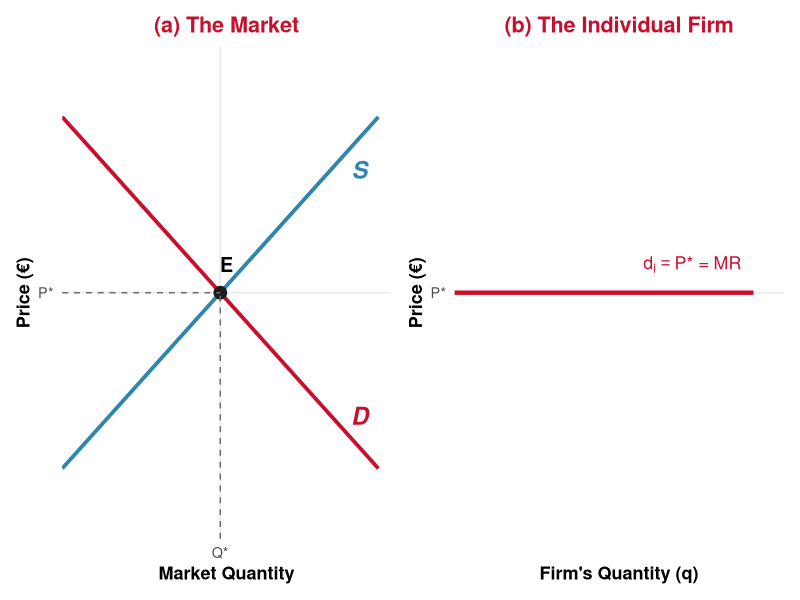
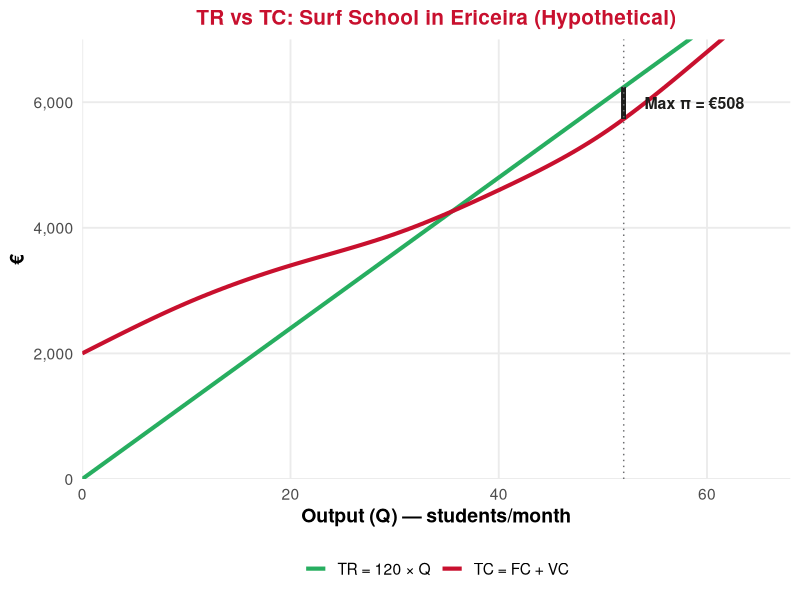
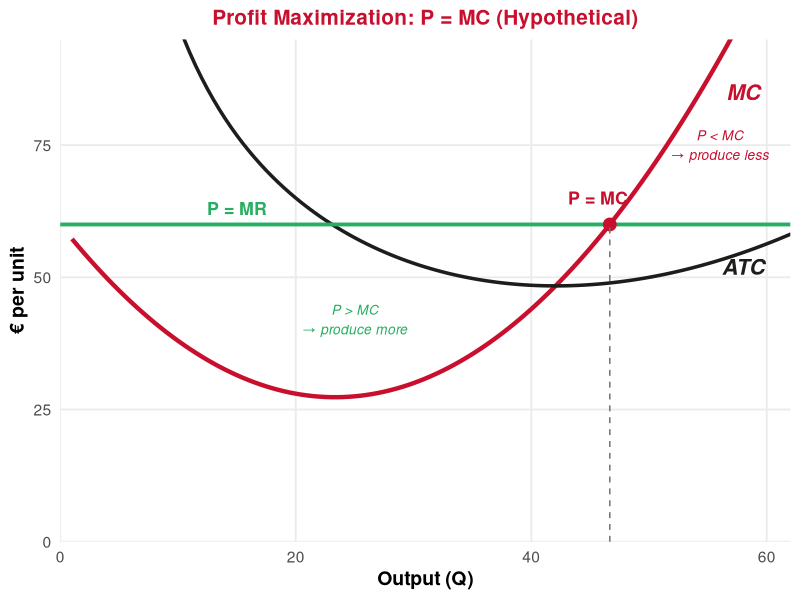
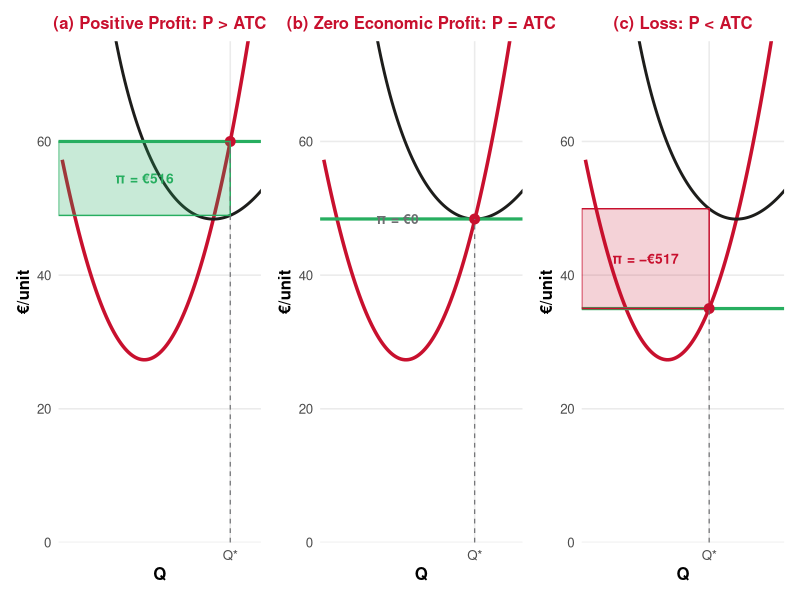

Here is the R script that generated these plots, in order:
## ---- chunk 1
#| echo: false
#| message: false
#| warning: false

library(ggplot2)
library(dplyr)
library(tidyverse)
library(patchwork)

# Define UE brand colors
ue_red <- "#C8102E"
ue_black <- "#1D1D1B"
ue_gray <- "#6D6E71"
ue_white <- "#FFFFFF"
ue_blue <- "#2E86AB"
ue_green <- "#27ae60"
## ---- chunk 2
#| echo: false
#| warning: false
#| fig-width: 12
#| fig-height: 4.5
#| fig-align: center

# Two panels: market S&D determines price, firm faces horizontal demand
p1 <- ggplot() +
  # Market supply
  geom_segment(aes(x = 0, y = 2, xend = 500, yend = 12),
               color = ue_blue, linewidth = 1.3) +
  # Market demand
  geom_segment(aes(x = 0, y = 12, xend = 500, yend = 2),
               color = ue_red, linewidth = 1.3) +
  # Equilibrium point
  geom_point(aes(x = 250, y = 7), size = 4, color = ue_black) +
  # Dashed lines to axes
  geom_segment(aes(x = 250, y = 0, xend = 250, yend = 7),
               linetype = "dashed", color = ue_gray) +
  geom_segment(aes(x = 0, y = 7, xend = 250, yend = 7),
               linetype = "dashed", color = ue_gray) +
  # Labels
  annotate("text", x = 470, y = 10.5, label = "S", color = ue_blue,
           fontface = "bold.italic", size = 6) +
  annotate("text", x = 470, y = 3.5, label = "D", color = ue_red,
           fontface = "bold.italic", size = 6) +
  annotate("text", x = 260, y = 7.8, label = "E", fontface = "bold", size = 5) +
  scale_x_continuous(limits = c(0, 520), expand = c(0, 0),
                     breaks = c(250), labels = c("Q*")) +
  scale_y_continuous(limits = c(0, 14), expand = c(0, 0),
                     breaks = c(7), labels = c("P*")) +
  labs(x = "Market Quantity", y = "Price (€)",
       title = "(a) The Market") +
  theme_minimal(base_size = 13) +
  theme(
    plot.title = element_text(color = ue_red, face = "bold", hjust = 0.5),
    axis.title = element_text(face = "bold"),
    panel.grid.minor = element_blank()
  )

p2 <- ggplot() +
  # Horizontal demand at P*
  geom_segment(aes(x = 0, y = 7, xend = 50, yend = 7),
               color = ue_red, linewidth = 1.5) +
  annotate("text", x = 48, y = 7.8, label = expression(d[i] == "P* = MR"),
           color = ue_red, fontface = "bold", size = 4.5, hjust = 1) +
  scale_x_continuous(limits = c(0, 55), expand = c(0, 0),
                     breaks = NULL) +
  scale_y_continuous(limits = c(0, 14), expand = c(0, 0),
                     breaks = c(7), labels = c("P*")) +
  labs(x = "Firm's Quantity (q)", y = "Price (€)",
       title = "(b) The Individual Firm") +
  theme_minimal(base_size = 13) +
  theme(
    plot.title = element_text(color = ue_red, face = "bold", hjust = 0.5),
    axis.title = element_text(face = "bold"),
    panel.grid.minor = element_blank()
  )

p1 + p2 + plot_layout(widths = c(1, 1))
## ---- chunk 3
#| echo: false
#| warning: false
#| fig-width: 12
#| fig-height: 5
#| fig-align: center

# Use the surf school from L10 exercise, but now with a price
# Price = €90 per student, FC = 2000
# VC data from the exercise
Q_data <- c(0, 10, 20, 30, 40, 50, 60)
VC_data <- c(0, 800, 1400, 1900, 2600, 3500, 4800)
FC_val <- 2000
TC_data <- FC_val + VC_data
P <- 120
TR_data <- P * Q_data
Profit_data <- TR_data - TC_data

# Smooth interpolation for the curves
Q_smooth <- seq(0, 65, by = 0.5)
# Fit a smooth VC: use spline through the data points
vc_spline <- splinefun(Q_data, VC_data, method = "natural")
VC_smooth <- vc_spline(Q_smooth)
TC_smooth <- FC_val + VC_smooth
TR_smooth <- P * Q_smooth
Profit_smooth <- TR_smooth - TC_smooth

# Find max profit
max_pi_idx <- which.max(Profit_smooth)
q_star <- Q_smooth[max_pi_idx]

df_tr_tc <- data.frame(
  Q = rep(Q_smooth, 2),
  Value = c(TR_smooth, TC_smooth),
  Curve = factor(rep(c("TR = 120 × Q", "TC = FC + VC"), each = length(Q_smooth)),
                 levels = c("TR = 120 × Q", "TC = FC + VC"))
)

ggplot(df_tr_tc, aes(x = Q, y = Value, color = Curve, linetype = Curve)) +
  geom_line(linewidth = 1.4) +
  scale_color_manual(values = c("TR = 120 × Q" = ue_green,
                                "TC = FC + VC" = ue_red)) +
  scale_linetype_manual(values = c("TR = 120 × Q" = "solid",
                                   "TC = FC + VC" = "solid")) +
  # Profit-maximizing point
  geom_segment(aes(x = q_star, y = FC_val + vc_spline(q_star),
                   xend = q_star, yend = P * q_star),
               color = ue_black, linewidth = 1.2, linetype = "solid",
               inherit.aes = FALSE) +
  annotate("text", x = q_star + 2, y = (P * q_star + FC_val + vc_spline(q_star)) / 2,
           label = paste0("Max π = €", round(P * q_star - FC_val - vc_spline(q_star))),
           fontface = "bold", size = 4, color = ue_black, hjust = 0) +
  geom_vline(xintercept = q_star, linetype = "dotted", color = ue_gray) +
  annotate("text", x = q_star, y = -200, label = paste0("Q* ≈ ", round(q_star)),
           fontface = "bold", size = 4, color = ue_black) +
  # Break-even points
  coord_cartesian(ylim = c(0, 7000), xlim = c(0, 68)) +
  scale_x_continuous(expand = c(0, 0)) +
  scale_y_continuous(expand = c(0, 0), labels = scales::comma) +
  labs(x = "Output (Q) — students/month",
       y = "€",
       title = "TR vs TC: Surf School in Ericeira (Hypothetical)") +
  theme_minimal(base_size = 14) +
  theme(
    plot.title = element_text(color = ue_red, face = "bold", hjust = 0.5, size = 15),
    axis.title = element_text(face = "bold"),
    legend.position = "bottom",
    legend.title = element_blank(),
    panel.grid.minor = element_blank()
  )
## ---- chunk 4
#| echo: false
#| warning: false
#| fig-width: 11
#| fig-height: 5.5
#| fig-align: center

# MC curve (smooth, U-shaped) and horizontal price line
# Use a simple MC: MC = 0.05*Q^2 - 2*Q + 50 (for a nice shape)
Q_mc <- seq(1, 65, by = 0.5)
MC_mc <- 0.06 * Q_mc^2 - 2.8 * Q_mc + 60

# Price at €60
P_line <- 60

# Find intersection: MC = P
# 0.06*Q^2 - 2.8*Q + 60 = 60 => 0.06*Q^2 - 2.8*Q = 0 => Q(0.06Q - 2.8) = 0
# Q = 0 or Q = 2.8/0.06 = 46.67
# We want the rising portion: Q* ≈ 47

q_star_mc <- 46.67

# ATC for shading: ATC = TC/Q. We need TC.
# TC = integral of MC + FC. Let FC = 500.
# TC = 0.02*Q^3 - 1.4*Q^2 + 60*Q + 500
FC_firm <- 500
TC_mc <- 0.02 * Q_mc^3 - 1.4 * Q_mc^2 + 60 * Q_mc + FC_firm
ATC_mc <- TC_mc / Q_mc
AVC_mc <- (TC_mc - FC_firm) / Q_mc

ggplot() +
  # MC curve
  geom_line(data = data.frame(Q = Q_mc, MC = MC_mc),
            aes(x = Q, y = MC), color = ue_red, linewidth = 1.5) +
  # ATC curve
  geom_line(data = data.frame(Q = Q_mc, ATC = ATC_mc),
            aes(x = Q, y = ATC), color = ue_black, linewidth = 1.2) +
  # Price line
  geom_hline(yintercept = P_line, color = ue_green, linewidth = 1.3, linetype = "solid") +
  # Intersection point
  geom_point(aes(x = q_star_mc, y = P_line), size = 4, color = ue_red) +
  # Dashed line down
  geom_segment(aes(x = q_star_mc, y = 0, xend = q_star_mc, yend = P_line),
               linetype = "dashed", color = ue_gray) +
  # Labels
  annotate("text", x = 58, y = 85, label = "MC",
           color = ue_red, fontface = "bold.italic", size = 5.5) +
  annotate("text", x = 58, y = 52, label = "ATC",
           color = ue_black, fontface = "bold.italic", size = 5.5) +
  annotate("text", x = 15, y = P_line + 3, label = "P = MR",
           color = ue_green, fontface = "bold", size = 4.5) +
  annotate("text", x = q_star_mc + -1, y = P_line + 5,
           label = "P = MC", fontface = "bold", size = 4.5, color = ue_red) +
  annotate("text", x = q_star_mc, y = -2, label = "Q*",
           fontface = "bold", size = 5, color = ue_black) +
  # Arrow showing "produce more" region
  annotate("text", x = 25, y = 42,
           label = "P > MC\n→ produce more", color = ue_green,
           fontface = "italic", size = 3.5, hjust = 0.5) +
  annotate("text", x = 56, y = 75,
           label = "P < MC\n→ produce less", color = ue_red,
           fontface = "italic", size = 3.5, hjust = 0.5) +
  coord_cartesian(ylim = c(0, 95), xlim = c(0, 62)) +
  scale_x_continuous(expand = c(0, 0)) +
  scale_y_continuous(expand = c(0, 0)) +
  labs(x = "Output (Q)", y = "€ per unit",
       title = "Profit Maximization: P = MC (Hypothetical)") +
  theme_minimal(base_size = 14) +
  theme(
    plot.title = element_text(color = ue_red, face = "bold", hjust = 0.5, size = 15),
    axis.title = element_text(face = "bold"),
    panel.grid.minor = element_blank()
  )
## ---- chunk 5
#| echo: false
#| warning: false
#| fig-width: 14
#| fig-height: 4.5
#| fig-align: center

# Three panels: positive profit, zero profit, loss
Q_curve <- seq(1, 65, by = 0.5)
MC_curve <- 0.06 * Q_curve^2 - 2.8 * Q_curve + 60
FC_f <- 500
TC_curve <- 0.02 * Q_curve^3 - 1.4 * Q_curve^2 + 60 * Q_curve + FC_f
ATC_curve <- TC_curve / Q_curve

# Find ATC minimum
atc_min_idx <- which.min(ATC_curve)
atc_min_q <- Q_curve[atc_min_idx]
atc_min_val <- ATC_curve[atc_min_idx]

# Panel 1: P = 60 > ATC_min => profit
P1 <- 60
q1 <- 46.67  # MC = P at Q = 2.8/0.06 = 46.67
atc_at_q1 <- (0.02 * q1^3 - 1.4 * q1^2 + 60 * q1 + FC_f) / q1
profit1 <- (P1 - atc_at_q1) * q1

# Panel 2: P = ATC_min => zero profit
P2 <- round(atc_min_val, 1)
q2 <- atc_min_q

# Panel 3: P = 35 < ATC_min => loss
P3 <- 35
# MC = 35: 0.06*Q^2 - 2.8*Q + 25 = 0 => Q = (2.8 + sqrt(1.84))/0.12 = 34.64
q3 <- 34.64
atc_at_q3 <- (0.02 * q3^3 - 1.4 * q3^2 + 60 * q3 + FC_f) / q3

make_panel <- function(P_val, q_val, title_str, profit_label) {
  atc_val <- (0.02 * q_val^3 - 1.4 * q_val^2 + 60 * q_val + FC_f) / q_val
  pi_val <- (P_val - atc_val) * q_val
  
  rect_color <- if (pi_val > 1) "#27ae6040" else if (pi_val < -1) "#C8102E30" else "#6D6E7130"
  border_color <- if (pi_val > 1) ue_green else if (pi_val < -1) ue_red else ue_gray
  
  p <- ggplot() +
    geom_line(data = data.frame(Q = Q_curve, MC = MC_curve),
              aes(x = Q, y = MC), color = ue_red, linewidth = 1.2) +
    geom_line(data = data.frame(Q = Q_curve, ATC = ATC_curve),
              aes(x = Q, y = ATC), color = ue_black, linewidth = 1) +
    geom_hline(yintercept = P_val, color = ue_green, linewidth = 1.1) +
    geom_point(aes(x = q_val, y = P_val), size = 3, color = ue_red)
  
  # Add profit rectangle if profit is not zero
  if (abs(pi_val) > 5) {
    p <- p +
      annotate("rect",
               xmin = 0, xmax = q_val,
               ymin = min(P_val, atc_val), ymax = max(P_val, atc_val),
               fill = rect_color, color = border_color, linewidth = 0.5)
  }
  
  p <- p +
    geom_segment(aes(x = q_val, y = 0, xend = q_val, yend = P_val),
                 linetype = "dashed", color = ue_gray, linewidth = 0.4) +
    annotate("text", x = 60, y = MC_curve[length(MC_curve)] - 5,
             label = "MC", color = ue_red, fontface = "bold.italic", size = 4) +
    annotate("text", x = 60, y = ATC_curve[length(ATC_curve)] - 3,
             label = "ATC", color = ue_black, fontface = "bold.italic", size = 4) +
    annotate("text", x = 60, y = P_val + 1.5, label = "P",
             color = ue_green, fontface = "bold", size = 4) +
    annotate("text", x = q_val / 2, y = (P_val + atc_val) / 2,
             label = profit_label, fontface = "bold", size = 3.5,
             color = border_color) +
    coord_cartesian(ylim = c(0, 75), xlim = c(0, 55)) +
    scale_x_continuous(expand = c(0, 0),
                       breaks = c(q_val), labels = c("Q*")) +
    scale_y_continuous(expand = c(0, 0)) +
    labs(x = "Q", y = "€/unit", title = title_str) +
    theme_minimal(base_size = 12) +
    theme(
      plot.title = element_text(color = ue_red, face = "bold", hjust = 0.5, size = 12),
      axis.title = element_text(face = "bold"),
      panel.grid.minor = element_blank()
    )
  return(p)
}

pa <- make_panel(P1, q1, "(a) Positive Profit: P > ATC",
                 paste0("π = €", round((P1 - atc_at_q1) * q1)))
pb <- make_panel(round(atc_min_val, 1), round(atc_min_q, 1),
                 "(b) Zero Economic Profit: P = ATC",
                 "π = €0")
pc <- make_panel(P3, q3, "(c) Loss: P < ATC",
                 paste0("π = −€", abs(round((P3 - atc_at_q3) * q3))))

pa + pb + pc + plot_layout(ncol = 3)
